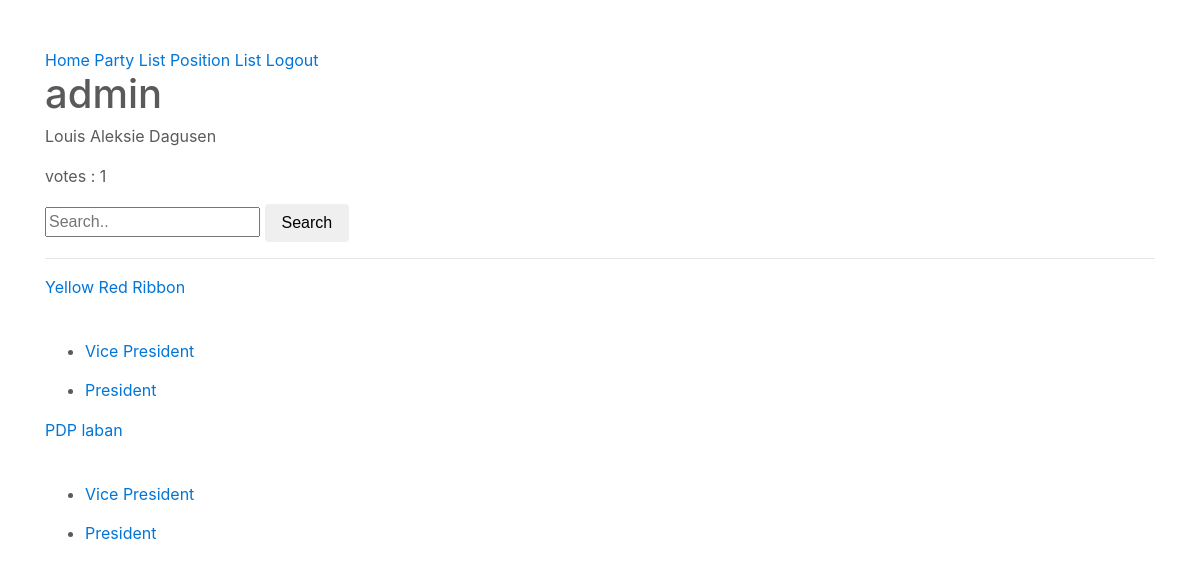
Page /candidate/admin/ (signed in) on the committed database.
### candidates/models.py (models this page shows, shortened)
class Candidate(models.Model):
	user 				= models.OneToOneField(User)
	voters				= models.ManyToManyField(User, related_name='is_voted', blank=True)
	positionNpartylist 	= models.OneToOneField(Position)
	activation_key 		= models.CharField(max_length=120, blank=True, null=True)
	activated			= models.BooleanField(default=False)
	timestamp			= models.DateTimeField(auto_now_add=True)
	updated				= models.DateTimeField(auto_now=True)
	objects 			= CandidateManager()

### partylists/models.py (models this page shows, shortened)
class PartyList(models.Model):
	owner 				= models.ForeignKey(User)
	partylist_name 		= models.CharField(max_length=120)
	timestamp			= models.DateTimeField(auto_now_add=True)
	updated				= models.DateTimeField(auto_now=True)
	slug				= models.SlugField(null=True, blank=True)
	objects 			= CandidateManager()
	class Meta:
		ordering = ['-updated', '-timestamp']
	@property
	def title(self):
		return self.partylist_name

### positions/models.py (models this page shows, shortened)
class Position(models.Model):
	user 				= models.ForeignKey(User)
	partylist			= models.ForeignKey(PartyList)
	position_name 		= models.CharField(max_length=120)
	timestamp			= models.DateTimeField(auto_now_add=True)
	updated				= models.DateTimeField(auto_now=True)
	slug				= models.SlugField(null=True, blank=True)
	class Meta:
		ordering = ['-updated', '-timestamp']

### candidates/views.py (the view)
# urls.py: url(r'^(?P<username>[\w-]+)/$', CandidateDetailView.as_view(), name='detail'),
class CandidateDetailView(LoginRequiredMixin, DetailView):
	template_name = 'candidates/user.html'
	def get_object(self):
		username = self.kwargs.get("username")
		if username is None:
			raise Http404
		return get_object_or_404(User, username__iexact=username, is_active=True)
	def get_context_data(self, *args, **kwargs):
		context =super(CandidateDetailView, self).get_context_data(*args, **kwargs)
		user = context['user']
		is_voted = False
		if user.candidate in self.request.user.is_voted.all():
		 	is_voted = True
		context['is_voted'] = is_voted
		query = self.request.GET.get('q')
		Position_exists = Position.objects.filter(user=user).exists()
		qs = PartyList.objects.filter(owner=user).search(query)
		if Position_exists and qs.exists():
			context['partylist'] = qs
		return context

### partylists/models.py (called while the page is built, shortened)
	def search(self, query): #RestaurantLocation.objects.all().search(query)
		return self

	def get_queryset(self): #RestaurantLocation.objects.search()
		return CandidateQuerySet(self.model, using=self._db)

### candidates/templates/candidates/user.html (shortened to what this page needs)
{% extends "base.html" %}
{% block content %}
<h1>{{ user.username }}</h1>
<p>{{ user.first_name }} {{ user.last_name }}</p>
<p>votes : {{ user.candidate.voters.count }}</p>
{% if request.user.is_superuser %}
<form class='form' method='GET' action='.'>
	<input type='text' placeholder='Search..' name='q' value='{{ request.GET.q }}'>
	<button class='btn btn-default' type='submit'>Search</button>
</form>
<hr/>
{% if partylist %}
{% for partyl in partylist %}
	<div class="row">
	<div class="col-sm-12">
		<div class="thumbnail">
		<p><a href='{{ request.path }}?q={{ partyl.title }}'>{{ partyl.title }}</a></p>
		<br/>
		<ul>
			{% for pos in partyl.position_set.all %}
				<li style="margin-bottom: 15px">
					<a href='{{ request.path }}?q={{ pos.position_name }}'>{{ pos.position_name }}</a>
				</li>
			{% endfor %}
		</ul>
		</div>
	</div>
	</div>
{% endfor %}
{% else %}
	<p class='lead'>No Items Found</p>
{% endif %}
{% endif %}
{% endblock %}

### static/css/carousel.css (style rules this page uses)
body { padding-top: 3rem; padding-bottom: 3rem; color: #5a5a5a; }
.carousel-caption h3,p { z-index: 10; bottom: 3rem; }

### rows in the picture
PartyList: title "Yellow Red Ribbon"
Position: position_name "Vice President"
Position: position_name "President"
PartyList: title "PDP laban"
Position: position_name "Vice President"
Position: position_name "President"

### other values in the picture
{{ user.username }} "admin"
{{ user.first_name }} "Louis Aleksie"
{{ user.last_name }} "Dagusen"
{{ user.candidate.voters.count }} "1"
